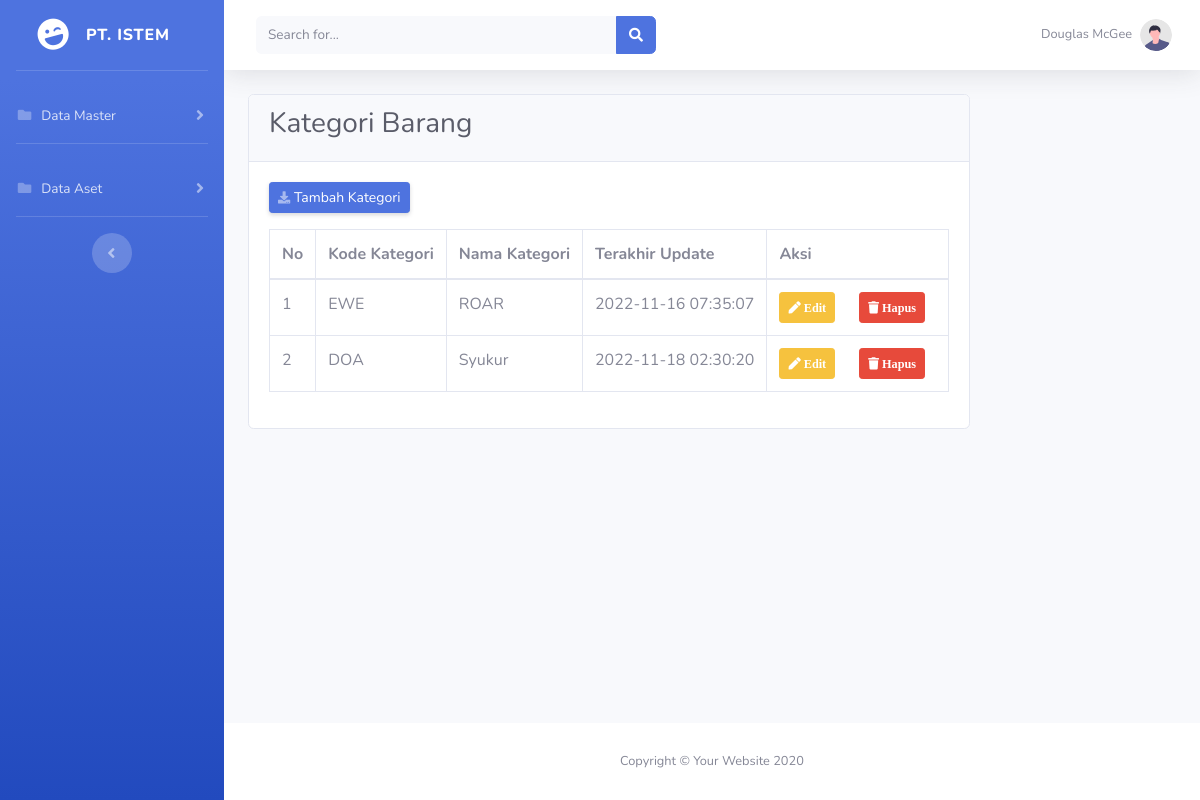
Screenshot of /master/kategori/kategori-barang.php with the database file from the repository.
### tables this page shows
CREATE TABLE `tb_kategori` (
  `id_kategori` int(11) NOT NULL,
  `kode_kategori` varchar(11) NOT NULL,
  `kategori_barang` varchar(50) NOT NULL,
  `terakhir_update` timestamp NOT NULL DEFAULT current_timestamp() ON UPDATE current_timestamp()
);

### function.php (called while the page is built, shortened)
<?php
$conn = mysqli_connect("localhost", "root", "", "aset");
function query($query) {
    global $conn;
    $result = mysqli_query($conn, $query);
    $box = [];
    while ( $shape = mysqli_fetch_assoc($result) ) {
        $box[] = $shape;
    }
    return $box;
}
?>

### master/kategori/kategori-barang.php (the view, shortened to what this page needs)
<?php
require "../../function.php";
$barang = query("SELECT * FROM tb_kategori");
?>
<!DOCTYPE html>
<html lang="en">
  <head>
    <link href="../../vendor/fontawesome-free/css/all.min.css" rel="stylesheet" type="text/css" />
    <link href="../../css/sb-admin-2.min.css" rel="stylesheet" />
  </head>
  <body id="page-top">
    <div id="wrapper">
      <ul class="navbar-nav bg-gradient-primary sidebar sidebar-dark accordion" id="accordionSidebar">
        <a class="sidebar-brand d-flex align-items-center justify-content-center" href="../../index.php">
          <div class="sidebar-brand-icon rotate-n-15">
            <i class="fas fa-laugh-wink"></i>
          </div>
          <div class="sidebar-brand-text mx-3">PT. ISTEM</div>
        </a>
        <hr class="sidebar-divider" />
        <li class="nav-item">
          <a class="nav-link collapsed" href="#" data-toggle="collapse" data-target="#collapsePages" aria-expanded="true" aria-controls="collapsePages">
            <i class="fas fa-fw fa-folder"></i>
            <span>Data Master</span>
          </a>
          </li>
          <hr class="sidebar-divider d-none d-md-block" />
          <li class="nav-item">
            <a class="nav-link collapsed" href="#" data-toggle="collapse" data-target="#collapseAset" aria-expanded="true" aria-controls="collapseAset">
              <i class="fas fa-fw fa-folder"></i>
              <span>Data Aset</span>
            </a>
        </li>
        <hr class="sidebar-divider d-none d-md-block" />
        <div class="text-center d-none d-md-inline">
          <button class="rounded-circle border-0" id="sidebarToggle"></button>
        </div>
      </ul>
      <div id="content-wrapper" class="d-flex flex-column">
        <div id="content">
          <nav class="navbar navbar-expand navbar-light bg-white topbar mb-4 static-top shadow">
            <form class="d-none d-sm-inline-block form-inline mr-auto ml-md-3 my-2 my-md-0 mw-100 navbar-search">
              <div class="input-group">
                <input type="text" class="form-control bg-light border-0 small" placeholder="Search for..." aria-label="Search" aria-describedby="basic-addon2" />
                <div class="input-group-append">
                  <button class="btn btn-primary" type="button">
                    <i class="fas fa-search fa-sm"></i>
                  </button>
                </div>
              </div>
            </form>
            <ul class="navbar-nav ml-auto">
              <li class="nav-item dropdown no-arrow">
                <a class="nav-link dropdown-toggle" href="#" id="userDropdown" role="button" data-toggle="dropdown" aria-haspopup="true" aria-expanded="false">
                  <span class="mr-2 d-none d-lg-inline text-gray-600 small">Douglas McGee</span>
                  <img class="img-profile rounded-circle" src="img/undraw_profile.svg" />
                </a>
              </li>
            </ul>
          </nav>
          <div class="container-fluid">
            <div class="d-sm-flex align-items-center justify-content-between mb-4">
              <div class="mb-4 text-gray-800">
                <div class="card">
                  <div class="card-header">
                    <h3>Kategori Barang</h3>
                  </div>
                  <div class="card-body">
                  <a href="add-kategori.php" class="d-none d-sm-inline-block btn btn-sm btn-primary shadow-sm mb-3"><i class="fas fa-download fa-sm text-white-50"></i> Tambah Kategori </a>
                  <table class="table table-bordered" id="dataTable" width="100%" cellspacing="0">
                  <thead>
                    <tr>
                      <th>No</th>
                      <th>Kode Kategori</th>
                      <th>Nama Kategori</th>
                      <th>Terakhir Update</th>
                      <th>Aksi</th>
                    </tr>
                  </thead>
                  <tbody>
                  <?php $no = 1; ?>
                    <?php foreach ($barang as $br) : ?>
                    <tr>
                      <td><?php echo $no; ?></td>
                      <td><?php echo $br["kode_kategori"]; ?></td>
                      <td><?php echo $br["kategori_barang"]; ?></td>
                      <td><?php echo $br["terakhir_update"]; ?></td>
                      <td>
                        <a class="btn btn-sm btn-warning" href="edit-kategori.php?id_kategori=<?php echo $br["id_kategori"]?>">
                        <i class="fas fa-pen fa-sm text-white"> Edit
                        </a>
                        <a class="btn btn-sm btn-danger" href="delete-kategori.php?id_kategori=<?php echo $br["id_kategori"]; ?>"><i class="fas fa-trash fa-sm text-white"> Hapus
                      </a>
                      </td>
                    <?php $no++; ?>
                    <?php endforeach; ?>
                    </tr>
                  </tbody>
                </table>
                  </div>
                </div>
              </div>
            </div>
          </div>
        </div>
        <footer class="sticky-footer bg-white">
          <div class="container my-auto">
            <div class="copyright text-center my-auto">
              <span>Copyright &copy; Your Website 2020</span>
            </div>
          </div>
        </footer>
      </div>
    </div>
  </body>
</html>

### rows the page displays
tb_kategori: kode_kategori "EWE", kategori_barang "ROAR", terakhir_update "2022-11-16 07:35:07"
tb_kategori: kode_kategori "DOA", kategori_barang "Syukur", terakhir_update "2022-11-18 02:30:20"
